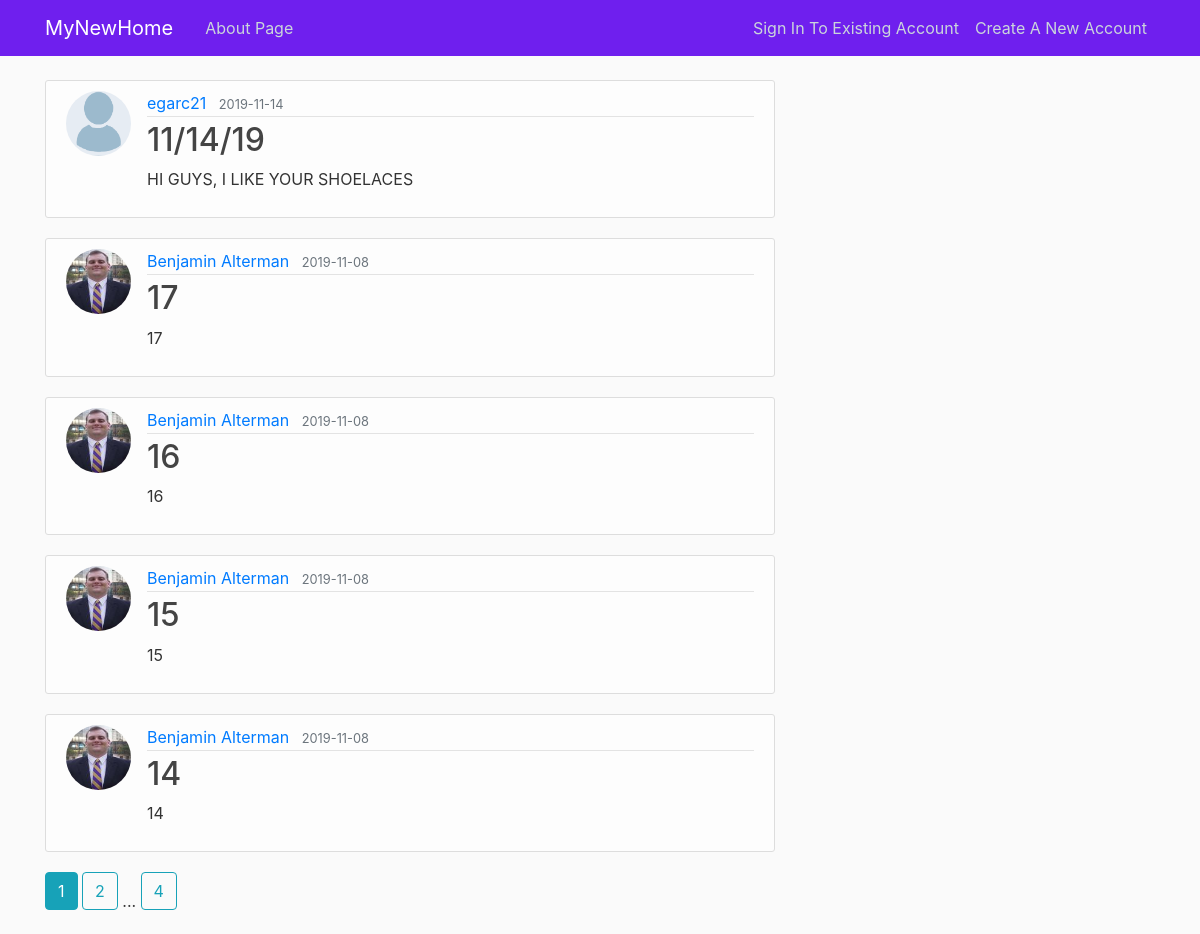
The app's page /home, older data.
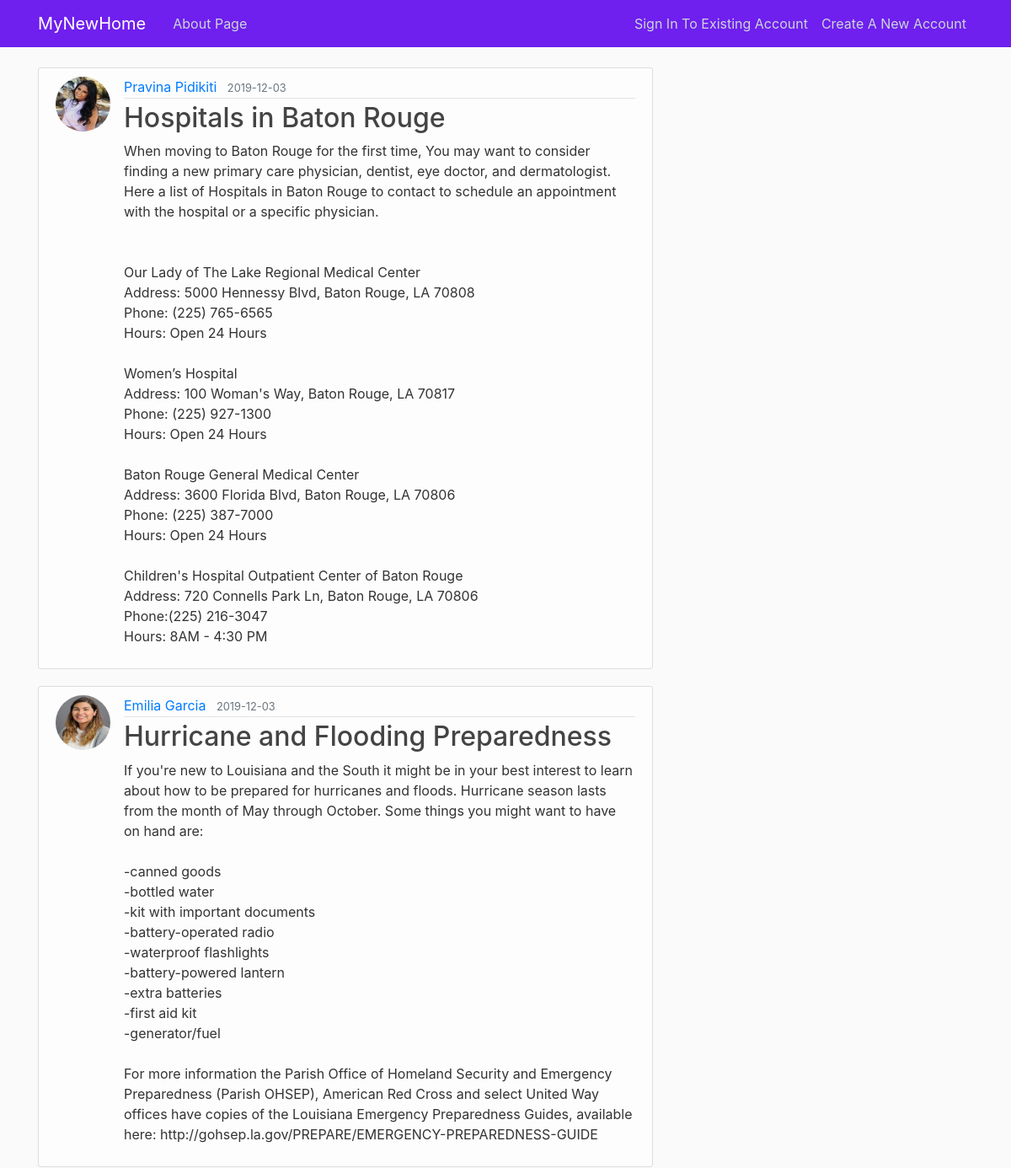
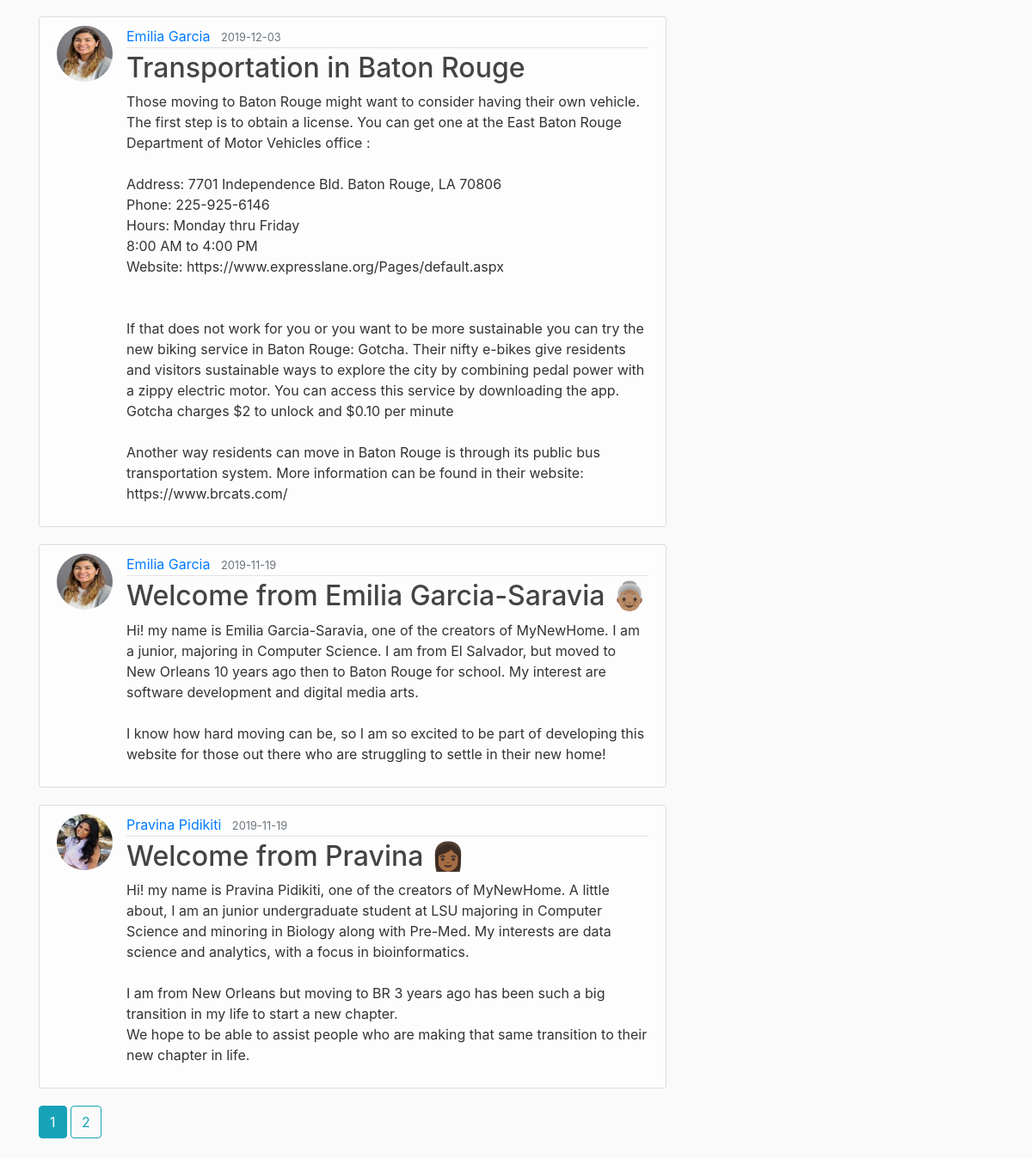
The same page, newer data (2 pictures, top to bottom).
### src/models.py (models this page shows, shortened)
class Post(db.Model):
    id = db.Column(db.Integer, primary_key=True)
    title = db.Column(db.String(100), nullable=False)
    date_posted = db.Column(db.DateTime, nullable=False,
                            default=datetime.utcnow)
    content = db.Column(db.Text, nullable=False)
    user_id = db.Column(db.Integer, db.ForeignKey('user.id'), nullable=False)

class User(db.Model, UserMixin):
    id = db.Column(db.Integer, primary_key=True)
    username = db.Column(db.String(20), unique=True, nullable=False)
    email = db.Column(db.String(120), unique=True, nullable=False)
    image_file = db.Column(db.String(20), nullable=False,
                           default='default.jpg')
    password = db.Column(db.String(60), nullable=False)
    posts = db.relationship('Post', backref='author', lazy=True)

### src/main/routes.py (the view)
@main.route("/")
@main.route("/home")
def home():
    page = request.args.get('page', 1, type=int)
    posts = Post.query.order_by(Post.date_posted.desc()).paginate(page=page, per_page=5)
    return render_template('home.html', posts=posts)

### src/templates/home.html
{% extends "layout.html" %}
{% block content %}
    {% for post in posts.items %}
        <article class="media content-section">
          <img class="rounded-circle article-img" src="{{ url_for('static', filename='profile_pics/' + post.author.image_file) }}">
          <div class="media-body">
            <div class="article-metadata">
              <a class="mr-2" href="{{ url_for('users.user_posts', username=post.author.username) }}">{{ post.author.username }}</a>
              <small class="text-muted">{{ post.date_posted.strftime('%Y-%m-%d') }}</small>
            </div>
            <h2><a class="article-title" href="{{ url_for('posts.post', post_id=post.id) }}">{{ post.title }}</a></h2>
            <p class="article-content">{{ post.content }}</p>
          </div>
        </article>
    {% endfor %}
    {% for page_num in posts.iter_pages(left_edge=1, right_edge=1, left_current=1, right_current=2) %}
      {% if page_num %}
        {% if posts.page == page_num %}
          <a class="btn btn-info mb-4" href="{{ url_for('main.home', page=page_num) }}">{{ page_num }}</a>
        {% else %}
          <a class="btn btn-outline-info mb-4" href="{{ url_for('main.home', page=page_num) }}">{{ page_num }}</a>
        {% endif %}
      {% else %}
        ...
      {% endif %}
    {% endfor %}
{% endblock content %}

Row changes from the older to the newer data that the page shows:
removed Post: image_file (placeholder picture), author.username "egarc21", date_posted "2019-11-14", title "11/14/19", content "HI GUYS, I LIKE YOUR SHOELACES"
removed Post: image_file (picture), author.username "Benjamin Alterman", date_posted "2019-11-08", title "17", content "17"
removed Post: image_file (picture), author.username "Benjamin Alterman", date_posted "2019-11-08", title "16", content "16"
removed Post: image_file (picture), author.username "Benjamin Alterman", date_posted "2019-11-08", title "15", content "15"
removed Post: image_file (picture), author.username "Benjamin Alterman", date_posted "2019-11-08", title "14", content "14"
now on this page (row edited): Post: image_file (picture), author.username "Pravina Pidikiti", date_posted "2019-12-03", title "Hospitals in Baton Rouge", content "When moving to Baton Rouge for the first time, You may want to consider finding a new primary care physician, dentist, eye doctor, and dermatologist. Here a list of Hospitals in Baton Rouge to contact to schedule an appointment with the hospital or a specific physician. Our Lady of The Lake Regional Medical Center Address: 5000 Hennessy Blvd, Baton Rouge, LA 70808 Phone: (225) 765-6565 Hours: Open 24 Hours Women’s Hospital Address: 100 Woman's Way, Baton Rouge, LA 70817 Phone: (225) 927-1300 Hours: Open 24 Hours Baton Rouge General Medical Center Address: 3600 Florida Blvd, Baton Rouge, LA 70806 Phone: (225) 387-7000 Hours: Open 24 Hours Children's Hospital Outpatient Center of Baton Rouge…"
now on this page (row edited): Post: image_file (picture), author.username "Emilia Garcia", date_posted "2019-12-03", title "Hurricane and Flooding Preparedness", content "If you're new to Louisiana and the South it might be in your best interest to learn about how to be prepared for hurricanes and floods. Hurricane season lasts from the month of May through October. Some things you might want to have on hand are: -canned goods -bottled water -kit with important documents -battery-operated radio -waterproof flashlights -battery-powered lantern -extra batteries -first aid kit -generator/fuel For more information the Parish Office of Homeland Security and Emergency Preparedness (Parish OHSEP), American Red Cross and select United Way offices have copies of the Louisiana Emergency Preparedness Guides, available here:…"
now on this page (row edited): Post: image_file (picture), author.username "Emilia Garcia", date_posted "2019-12-03", title "Transportation in Baton Rouge", content "Those moving to Baton Rouge might want to consider having their own vehicle. The first step is to obtain a license. You can get one at the East Baton Rouge Department of Motor Vehicles office : Address: 7701 Independence Bld. Baton Rouge, LA 70806 Phone: 225-925-6146 Hours: Monday thru Friday 8:00 AM to 4:00 PM Website: https://www.expresslane.org/Pages/default.aspx If that does not work for you or you want to be more sustainable you can try the new biking service in Baton Rouge: Gotcha. Their nifty e-bikes give residents and visitors sustainable ways to explore the city by combining pedal power with a zippy electric motor. You can access this service by downloading the app. Gotcha charges…"
now on this page (row edited): Post: image_file (picture), author.username "Emilia Garcia", date_posted "2019-11-19", title "Welcome from Emilia Garcia-Saravia 👵🏽", content "Hi! my name is Emilia Garcia-Saravia, one of the creators of MyNewHome. I am a junior, majoring in Computer Science. I am from El Salvador, but moved to New Orleans 10 years ago then to Baton Rouge for school. My interest are software development and digital media arts. I know how hard moving can be, so I am so excited to be part of developing this website for those out there who are struggling to settle in their new home!"
now on this page (row edited): Post: image_file (picture), author.username "Pravina Pidikiti", date_posted "2019-11-19", title "Welcome from Pravina 👩🏾", content "Hi! my name is Pravina Pidikiti, one of the creators of MyNewHome. A little about, I am an junior undergraduate student at LSU majoring in Computer Science and minoring in Biology along with Pre-Med. My interests are data science and analytics, with a focus in bioinformatics. I am from New Orleans but moving to BR 3 years ago has been such a big transition in my life to start a new chapter. We hope to be able to assist people who are making that same transition to their new chapter in life."
Text that changed along with them:
list line gone: "4"
